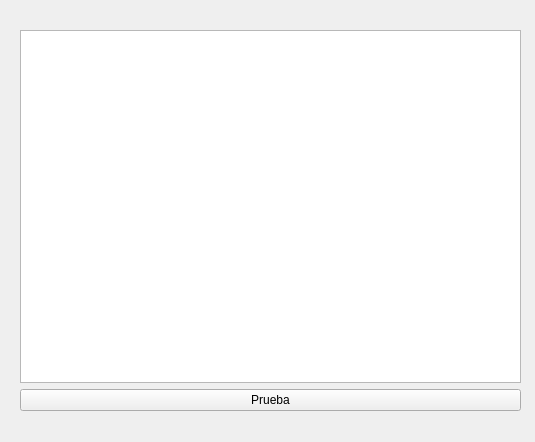
<?xml version="1.0" encoding="UTF-8"?>
<ui version="4.0">
 <class>Form</class>
 <widget class="QWidget" name="Form">
  <property name="geometry">
   <rect>
    <x>0</x>
    <y>0</y>
    <width>535</width>
    <height>442</height>
   </rect>
  </property>
  <property name="windowTitle">
   <string>Adquirir</string>
  </property>
  <widget class="QWidget" name="verticalLayoutWidget">
   <property name="geometry">
    <rect>
     <x>20</x>
     <y>30</y>
     <width>501</width>
     <height>381</height>
    </rect>
   </property>
   <layout class="QVBoxLayout" name="verticalLayout">
    <item>
     <widget class="PlotWidget" name="graphicsView"/>
    </item>
    <item>
     <layout class="QHBoxLayout" name="horizontalLayout">
      <item>
       <widget class="QPushButton" name="pushButton">
        <property name="text">
         <string>Prueba</string>
        </property>
       </widget>
      </item>
     </layout>
    </item>
   </layout>
  </widget>
 </widget>
 <customwidgets>
  <customwidget>
   <class>PlotWidget</class>
   <extends>QGraphicsView</extends>
   <header>pyqtgraph.h</header>
  </customwidget>
 </customwidgets>
 <resources/>
 <connections/>
</ui>
